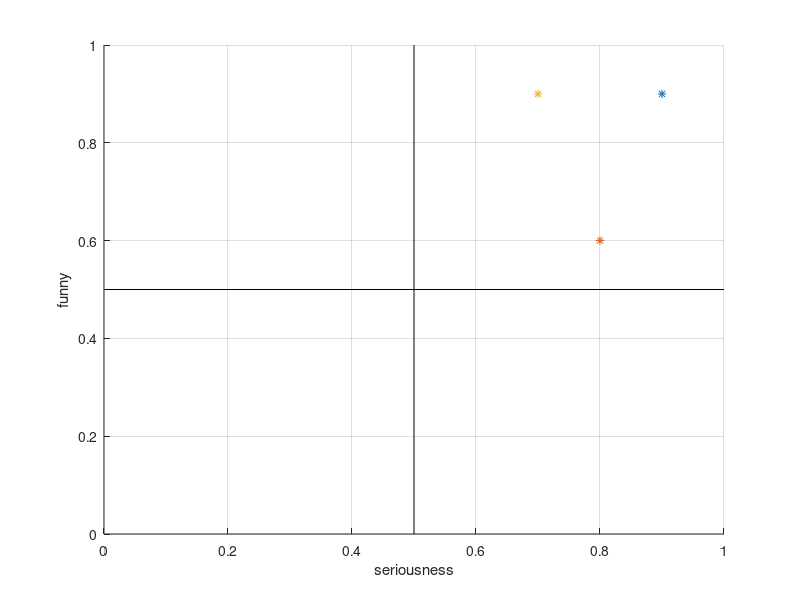

This figure's MATLAB source:
figure
grid on
h = line ([0.5 0.5],[0 1])
set (h,'Color','k')
h = line ([0 1],[0.5 0.5])
set (h,'Color','k')
xlabel ('seriousness')
ylabel ('funny')
hold all

plot (0.9,0.9,'*')

plot (0.8,0.6,'*')
plot (0.7,0.9,'*')

